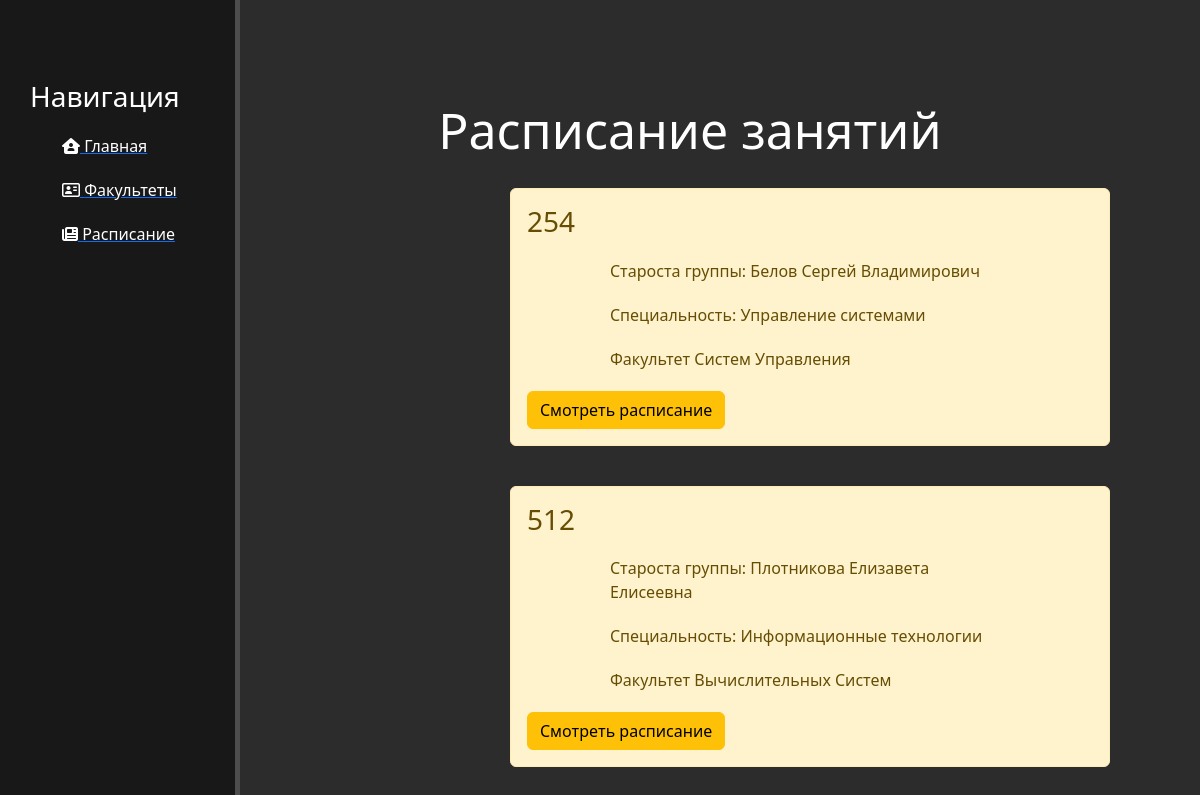
The app's page /schedule with its own data.
### students/models.py (models this page shows)
class Group(models.Model):
    Number = models.TextField()
    Headman = models.TextField()
    Specialty = models.TextField()
    Faculty = models.TextField()
    def __str__(self):
        return self.Number

### students/views.py (the view)
# urls.py: path('schedule', schedule, name='schedule'),
def schedule(request):
    data = Group.objects.order_by('Number')
    return render(request, 'students/schedule.html', {'data': data})

### students/templates/students/schedule.html (shortened to what this page needs)
{% extends 'base.html' %}
{% block content %}
    <div class="features">
        <h1>Расписание занятий</h1>
        {% for element in data %}
            <div class="alert alert-warning">
                <h3>{{ element }}</h3>
                <p>Староста группы: {{ element.Headman }}</p>
                <p>Специальность: {{ element.Specialty }}</p>
                <p>{{ element.Faculty }}</p>
                <a href="{% url 'schedule-detail' element.id %}" class="btn btn-warning">Смотреть расписание</a>
            </div>
        {% endfor %}
    </div>
{% endblock %}

### students/static/students/css/students.css (style rules this page uses)
body { background: #2c2c2c; }
main .features { float: left; color: #fff; margin-top: 100px; text-align: center; width: 75%; }
main .features h1 { font-size: 50px; }
main .features p { max-width: 400px; margin: 20px auto }
.alert-warning { float: left; clear: both; width: 600px; margin: 20px 30%; text-align: left; }

### records on screen
Group: Number "254", Headman "Белов Сергей Владимирович", Specialty "Управление системами", Faculty "Факультет Систем Управления"
Group: Number "512", Headman "Плотникова Елизавета Елисеевна", Specialty "Информационные технологии", Faculty "Факультет Вычислительных Систем"
